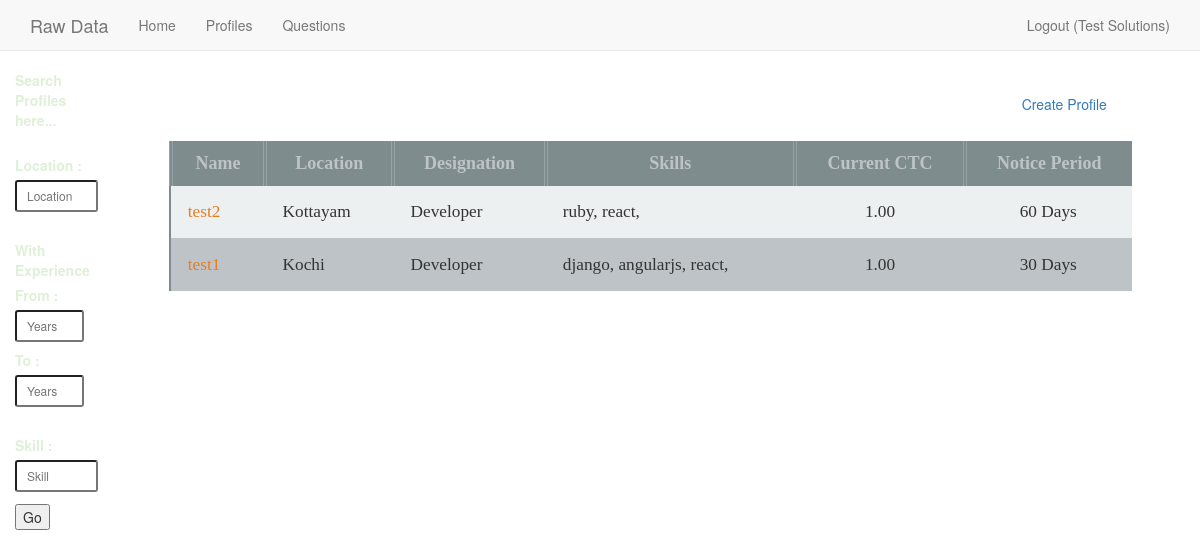
Page /profiles/ (signed in) on the earlier database version.
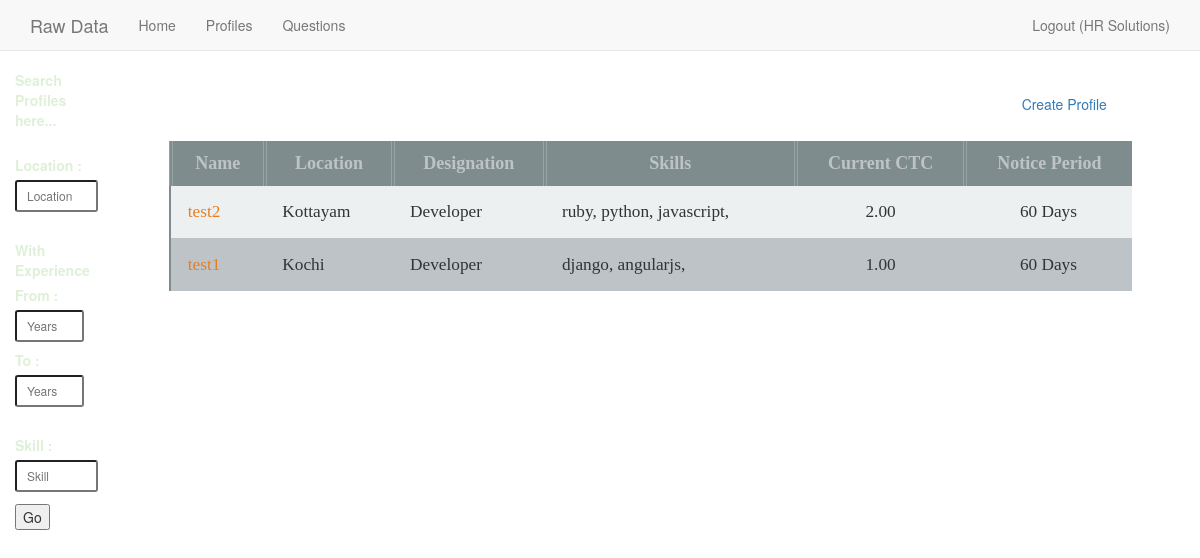
Same page on the later database version.
### recruits/models.py (models this page shows, shortened)
class CustomUser(AbstractBaseUser, PermissionsMixin):
    email = models.EmailField(unique=True)
    name = models.CharField(max_length=30)
    address = models.CharField(max_length=50)
    date_joined = models.DateTimeField(auto_now_add=True)
    is_active = models.BooleanField(default=True)
    is_staff = models.BooleanField(default=False)
    objects = UserManager()
    USERNAME_FIELD = 'email'
    REQUIRED_FIELDS = []
    class Meta:
        verbose_name = 'user'
        verbose_name_plural = 'users'

class Profile(models.Model):
    time = models.DateTimeField(auto_now_add=True)
    user = models.ForeignKey(settings.AUTH_USER_MODEL, related_name='profiles')
    name = models.CharField(max_length=40)
    email = models.EmailField()
    designation = models.CharField(max_length=20, choices=CHOICES,)
    location = models.CharField(max_length=20,)
    current_ctc = models.DecimalField(max_digits=3, decimal_places=2,)
    expected_ctc = models.DecimalField(max_digits=3, decimal_places=2,)
    notice_period = models.IntegerField()
    resume = models.FileField(upload_to='docs/', blank=True)
    recording = models.FileField(upload_to='media/', blank=True)
    recording_optional = models.FileField(blank=True)
    objects = ProfileQuerySet.as_manager()

class Skillset(models.Model):
    profile = models.ForeignKey(Profile, related_name='skills')
    skill = models.CharField(max_length=10)
    exp = models.IntegerField()
    class Meta:
        unique_together = ('profile', 'skill',)

### recruits/views.py (the view)
# urls.py: url(r'profiles/$', profile_list, name='profile-list'),
def profile_list(request):
    users = CustomUser.objects.all()
    if not request.user.is_authenticated():
        return redirect("recruits:login")
    if request.user.is_authenticated() and request.user.is_superuser:
        profiles = Profile.objects.all().order_by('-time')
    elif request.user.is_authenticated():
        profiles = Profile.objects.filter(user=request.user).order_by('-time')
    context = {
        'profiles': profiles,
        'users': users,
    }
    return render(request, 'recruits/profile_list.html', context)

### recruits/templates/recruits/profile_list.html (shortened to what this page needs)
{% extends "recruits/base.html" %}
{% block content %}
{% if not request.user.is_superuser %}
<br>
<a class='pull-right col-sm-2 col-sm-offset-1' href="{% url 'recruits:profile-create' %}">Create Profile</a>
{% endif %}
<div class="box-table">
<table data-fn="contacts">
	<thead>
	<tr>
		<th>Name</th>
		<th>Location</th>
		<th>Designation</th>
		<th>Skills</th>
		<th>Current CTC</th>
		<th>Notice Period</th>
	</tr>
	</thead>
{% for profile in profiles %}
	<tr>
		<td><a href='/profiles/{{ profile.id }}'>{{ profile.name }}</td>
		<td>{{ profile.location }}</td>
		<td>{{ profile.designation }}</td>
		<td>{% for item in profile.skills.all %}{{ item.skill }}, {% endfor %}</td>
		<td class='text-align-center'>{{ profile.current_ctc }}</td>
		<td class='text-align-center'>{{ profile.notice_period }} Days</td>
	</tr>
{% endfor %}
</table>
</div>
{% endblock %}

### recruits/templates/recruits/base.html (shortened to what this page needs)
{% load static %}
<!DOCTYPE html>
<html lang="en">
<head>
  <link href="{% static 'css/navbar-static-top.css' %}" rel="stylesheet">
  <link href="{% static 'css/custom.css' %}" rel="stylesheet">
  {% include 'recruits/head_css.html' %}
</head>
<body>
{% include 'recruits/navbar.html' %}
<div class='container-fluid'>
  <div class="row">
        {% include 'recruits/sidebar.html' %}
        <div class="col-sm-11 col-sm-offset-1 detail ">
        {% block content %}{% endblock %}
        </div>
      </div>
    </div>
</body>
</html>

### recruits/templates/recruits/head_css.html
{% load static %}
<link href="{% static 'css/bootstrap.min.css' %}" rel="stylesheet">
<link href="{% static 'css/navbar-static-top.css' %}" rel="stylesheet">
<link href="{% static 'css/custom.css' %}" rel="stylesheet">

### recruits/templates/recruits/navbar.html (shortened to what this page needs)
<nav class="navbar navbar-default navbar-static-top nav_bar affix">
  <div class="container">
    <div class="navbar-header">
      <a class="navbar-brand" href="#">Raw Data</a>
    </div>
    <div id="navbar" class="navbar-collapse collapse">
      <ul class="nav navbar-nav">
        <li><a href="{% url 'recruits:home' %}">Home</a></li>
        <li><a href='{% url "recruits:profile-list" %}'>Profiles</a></li></li>
        {% if request.user.is_authenticated %}
        <li><a href='{% url "questions:language-list" %}'>Questions</a></li></li>
        {% endif %}
      </ul>
      <ul class="nav navbar-nav navbar-right">
        {% if request.user.is_authenticated and not request.user.is_superuser %}
        <li class='pull-right'><a  href='{% url "recruits:logout" %}'>Logout ({{ request.user.name }})</a></li>
        {% elif request.user.is_authenticated and request.user.is_superuser %}
        <li class='pull-right'><a  href='{% url "recruits:logout" %}'>Logout ({{ request.user.name }})</a></li>
        <li class='pull-right'><a  href='/admin'>Admin Interface</a></li>
        {% else %}
        <li class='pull-right'><a  href='{% url "recruits:login" %}'>Login</a></li>
        {% endif %}
      </ul>
    </div>
  </div>
</nav>

### recruits/templates/recruits/sidebar.html
{% load static %}
<div class="col-sm-1 bgcolor affix side_bar custom-font">
{% block sidebar %}
{% if request.user.is_authenticated %}
<ul class="sidebar-nav" media="screen">
  <label>Search Profiles here...</label>
  <form type='get' action="/search/">
    <br>
    <li><label for="find_which">Location :</label>
    <input class='btn-sm col-xs-12' id="find_which" type="text" name="where" placeholder="Location" ></li>
    <br>
    <br>
    <br>
    <label>With Experience</label>
    <li><label for="find_which">From :</label>
    <input class='btn-sm col-xs-10' id="from_how" type="text" name="from"  placeholder="Years" ></li>
    <br>
    <br>
    <li><label for="find_which">To :</label>
    <input class='btn-sm col-xs-10' id="to_how" type="text" name="to"  placeholder="Years" ></li>
    <br>
    <br>
    <br>
    <li><label for="find_which">Skill :</label>
    <input class='btn-sm col-xs-12' id="find_which" type="text" name="which"  placeholder="Skill" ></li>
    <button class='button-search' id="search_submit" type="submit" >Go</button>
  </form>
</ul>
{% endif %}
{% endblock %}
</div>

### recruits/templates/recruits/javascript.html (shortened to what this page needs)
{% load static %}

### static/css/navbar-static-top.css (style rules this page uses)
body { min-height: 2000px; }
.navbar-static-top { margin-bottom: 19px; }

### static/css/custom.css (style rules this page uses)
.text-align-center { text-align: center; }
.button-search { margin-top: 12px; }
.sidebar-nav { margin-top: 20px; padding: 0; list-style: none; }
.bgcolor { background: rgba(0,0,0,.0001); }
.side_bar { width: 9.4%; height: 630px; margin-top: 50px; }
.detail { margin-top: 74px; }
.nav_bar { width: 100%; }
.custom-font { font-family: "Helvetica Neue",Helvetica,Arial,sans-serif; font-size: 14px; line-height: 1.42857143; color: #dff0d8; }
body { background-image: url("light-bg.jpg"); }
.box-table table { border-collapse:collapse; text-align:left; width:100%; margin:0; padding:0; background:#7f8c8d; animation: responsive 5s infinite ease-in-out; }
.box-table { font:normal 12px/150% Arial, Helvetica, sans-serif; overflow:hidden; margin:0 auto; display:block; width:95%; padding:2.5%; }
.box-table table thead th { background-color:#7f8c8d; color:#bdc3c7; text-align:center; padding: 0.75em; font-family: 'Vollkorn', serif; font-weight: bold; font-size: 1.5em; height: 1.5em; vertical-align: top; border-left:0.25em double #95a5a6; }
.box-table table tbody td, .box-table table tbody tr { font-family: 'Vollkorn', serif; font-size:1.2em; border:none; padding:1em; }
.box-table table tbody tr:nth-child(odd) { background:#ecf0f1; color:#333; }
.box-table table tbody tr:nth-child(even) { background:#bdc3c7; color:#333; }
.box-table table tbody tr a { text-decoration:none; color:#e67e22; }

Differences in the rows shown:
changed CustomUser: user.name "Test Solutions" → "HR Solutions"
changed Profile "test2": gains Skillset (skill "javascript"); current_ctc "1.00" → "2.00"
changed Skillset: skill "react" → "python"
changed Profile "test1": notice_period "30" → "60"; loses Skillset (skill "react")
